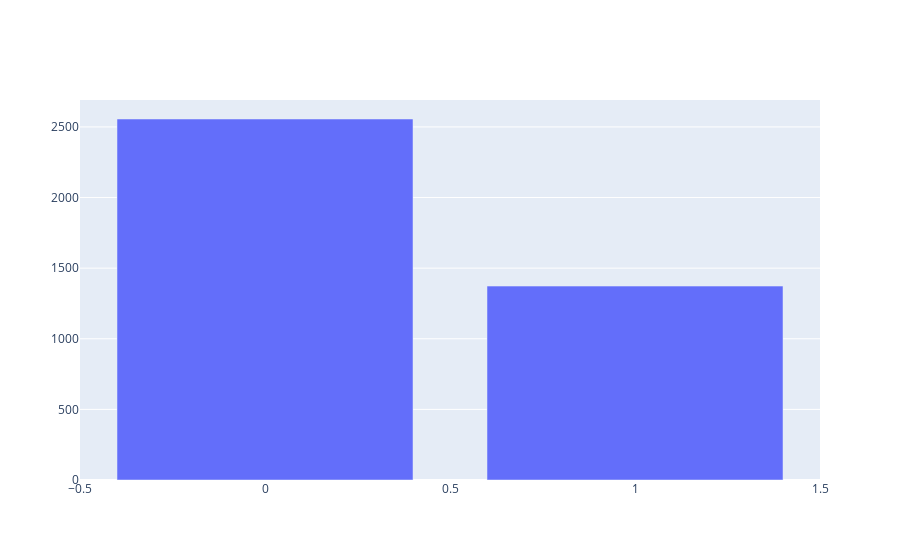

Here is the notebook cell this chart was saved with:
### Code cell
fig =go.Figure([go.Bar(x=x,y=y)])
fig.show()

### Figure 1 — Plotly figure (JSON) as saved in the notebook; plotly's stock layout.template omitted (floating-point values rounded to 4 significant figures)
{"data": [{"type": "bar", "x": [0, 1], "y": [2556, 1373]}], "layout": {}}
